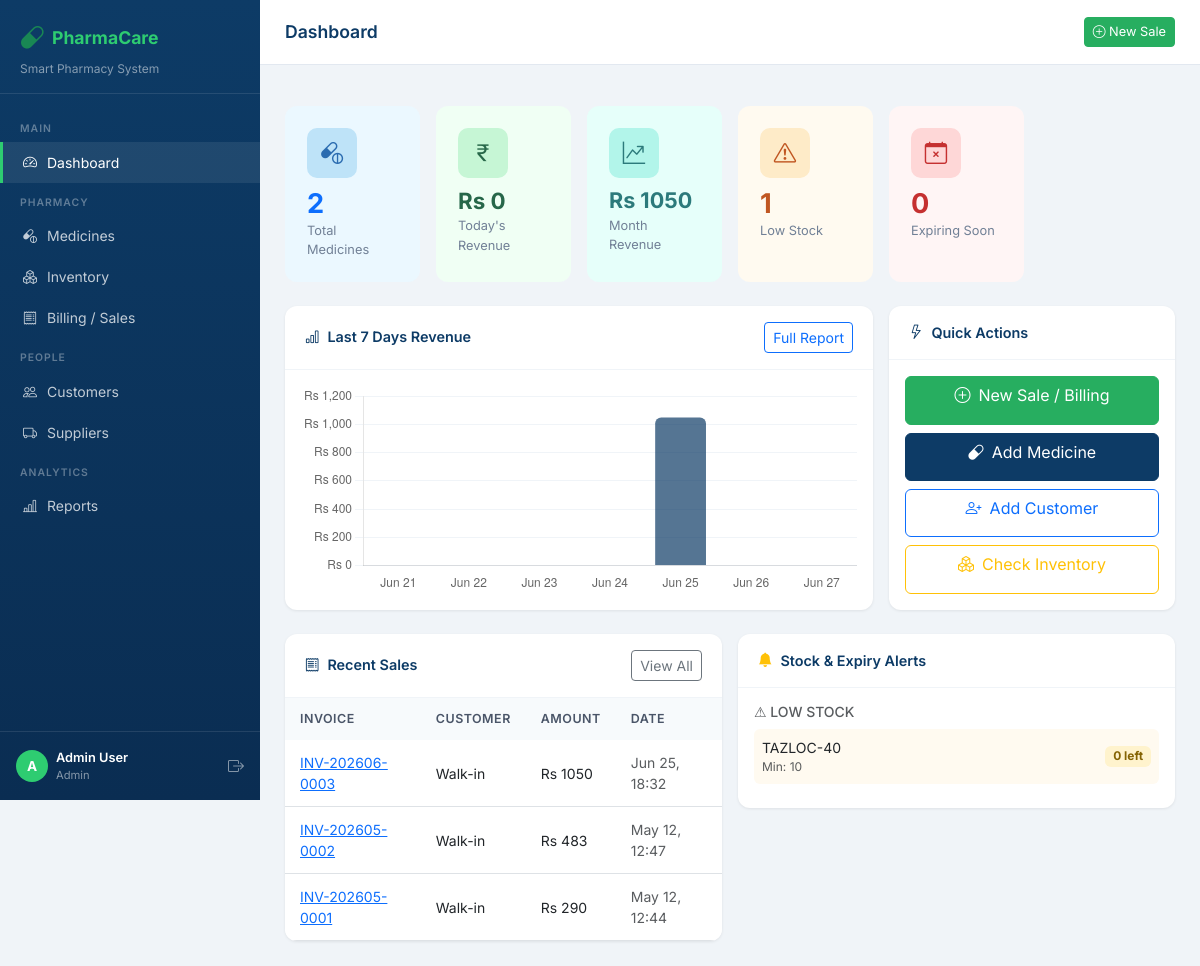
The app's page / (signed in) with its own data.
### core/models.py (models this page shows, shortened)
class Sale(models.Model):
    customer = models.ForeignKey(Customer, on_delete=models.SET_NULL, null=True, blank=True)
    staff = models.ForeignKey(User, on_delete=models.SET_NULL, null=True, blank=True)
    sale_date = models.DateTimeField(default=timezone.now)
    total_amount = models.DecimalField(max_digits=12, decimal_places=2, default=0)
    discount = models.DecimalField(max_digits=5, decimal_places=2, default=0)
    paid_amount = models.DecimalField(max_digits=12, decimal_places=2, default=0)
    notes = models.TextField(blank=True)
    invoice_number = models.CharField(max_length=50, unique=True)
    class Meta:
        ordering = ['-sale_date']

class Medicine(models.Model):
    name = models.CharField(max_length=200)
    generic_name = models.CharField(max_length=200, blank=True)
    category = models.ForeignKey(Category, on_delete=models.SET_NULL, null=True, blank=True)
    manufacturer = models.CharField(max_length=200)
    supplier = models.ForeignKey(Supplier, on_delete=models.SET_NULL, null=True, blank=True)
    price = models.DecimalField(max_digits=10, decimal_places=2)
    cost_price = models.DecimalField(max_digits=10, decimal_places=2, default=0)
    quantity = models.IntegerField(default=0)
    minimum_stock = models.IntegerField(default=10)
    expiry_date = models.DateField()
    batch_number = models.CharField(max_length=100, blank=True)
    description = models.TextField(blank=True)
    created_at = models.DateTimeField(auto_now_add=True)
    updated_at = models.DateTimeField(auto_now=True)
    class Meta:
        ordering = ['name']

### core/views.py (the view)
# urls.py: path('', views.dashboard, name='dashboard'),
@login_required
def dashboard(request):
    stats = ai_engine.dashboard_stats()
    recent_sales = Sale.objects.select_related('customer', 'staff').order_by('-sale_date')[:5]
    low_stock = Medicine.objects.filter(quantity__lt=F('minimum_stock'))[:5]
    expiring = Medicine.objects.filter(
        expiry_date__lte=timezone.now().date() + timedelta(days=30),
        expiry_date__gte=timezone.now().date()
    ).order_by('expiry_date')[:5]
    labels, revenues = [], []
    for i in range(6, -1, -1):
        d = timezone.now().date() - timedelta(days=i)
        rev = Sale.objects.filter(sale_date__date=d).aggregate(
            total=Sum('total_amount')
        )['total'] or 0
        labels.append(d.strftime('%b %d'))
        revenues.append(float(rev))
    context = {
        **stats,
        'recent_sales': recent_sales,
        'low_stock': low_stock,
        'expiring': expiring,
        'chart_labels': json.dumps(labels),
        'chart_revenues': json.dumps(revenues),
    }
    return render(request, 'core/dashboard.html', context)

### core/ai_engine.py (called while the page is built, shortened)
def get_date_range(days=30):
    end = timezone.now().date()
    start = end - timedelta(days=days)
    return start, end

def stockout_warning():
    from .models import Medicine, SaleItem
    start, _ = get_date_range(14)  # Use last 14 days for recent trend
    warnings = []
    medicines = Medicine.objects.filter(quantity__gt=0)
    for med in medicines:
        sold_14d = SaleItem.objects.filter(
            medicine=med,
            sale__sale_date__date__gte=start
        ).aggregate(total=Sum('quantity'))['total'] or 0
        if sold_14d == 0:
            continue  # Not selling, skip
        avg_daily = sold_14d / 14
        days_left = round(med.quantity / avg_daily) if avg_daily > 0 else 999
    warnings.sort(key=lambda x: x['days_until_stockout'])
    return warnings

### core/templates/core/dashboard.html (shortened to what this page needs)
{% extends 'core/base.html' %}
{% block page_title %}Dashboard{% endblock %}
{% block content %}
<div class="row g-3 mb-4">
  <div class="col-6 col-md-4 col-lg-2">
    <div class="stat-card card-blue h-100">
      <div class="stat-icon"><i class="bi bi-capsule-pill"></i></div>
      <div class="stat-value text-primary">{{ total_medicines }}</div>
      <div class="stat-label">Total Medicines</div>
    </div>
  </div>
  <div class="col-6 col-md-4 col-lg-2">
    <div class="stat-card card-green h-100">
      <div class="stat-icon"><i class="bi bi-currency-rupee"></i></div>
      <div class="stat-value" style="color:#276749;font-size:1.4rem;">Rs {{ today_revenue|floatformat:0 }}</div>
      <div class="stat-label">Today's Revenue</div>
    </div>
  </div>
  <div class="col-6 col-md-4 col-lg-2">
    <div class="stat-card card-teal h-100">
      <div class="stat-icon"><i class="bi bi-graph-up-arrow"></i></div>
      <div class="stat-value" style="color:#2c7a7b;font-size:1.35rem;">Rs {{ month_revenue|floatformat:0 }}</div>
      <div class="stat-label">Month Revenue</div>
    </div>
  </div>
  <div class="col-6 col-md-4 col-lg-2">
    <div class="stat-card card-orange h-100">
      <div class="stat-icon"><i class="bi bi-exclamation-triangle"></i></div>
      <div class="stat-value" style="color:#c05621;">{{ low_stock_count }}</div>
      <div class="stat-label">Low Stock</div>
    </div>
  </div>
  <div class="col-6 col-md-4 col-lg-2">
    <div class="stat-card card-red h-100">
      <div class="stat-icon"><i class="bi bi-calendar-x"></i></div>
      <div class="stat-value" style="color:#c53030;">{{ expiring_soon }}</div>
      <div class="stat-label">Expiring Soon</div>
    </div>
  </div>
</div>
<div class="row g-3 mb-4">
  <div class="col-lg-8">
    <div class="table-card card">
      <div class="card-header d-flex justify-content-between align-items-center">
        <span><i class="bi bi-bar-chart me-2"></i>Last 7 Days Revenue</span>
        <a href="{% url 'reports' %}" class="btn btn-sm btn-outline-primary">Full Report</a>
      </div>
      <div class="card-body" style="height:240px;">
        <canvas id="revenueChart"></canvas>
      </div>
    </div>
  </div>
  <div class="col-lg-4">
    <div class="table-card card h-100">
      <div class="card-header"><i class="bi bi-lightning me-2"></i>Quick Actions</div>
      <div class="card-body d-grid gap-2">
        <a href="{% url 'billing' %}" class="btn btn-success">
          <i class="bi bi-plus-circle me-2"></i>New Sale / Billing
        </a>
        <a href="{% url 'medicine_add' %}" class="btn btn-primary">
          <i class="bi bi-capsule me-2"></i>Add Medicine
        </a>
        <a href="{% url 'customer_add' %}" class="btn btn-outline-primary">
          <i class="bi bi-person-plus me-2"></i>Add Customer
        </a>
        <a href="{% url 'inventory' %}" class="btn btn-outline-warning">
          <i class="bi bi-boxes me-2"></i>Check Inventory
        </a>
      </div>
    </div>
  </div>
</div>
<div class="row g-3">
  <div class="col-lg-6">
    <div class="table-card card">
      <div class="card-header d-flex justify-content-between align-items-center">
        <span><i class="bi bi-receipt me-2"></i>Recent Sales</span>
        <a href="{% url 'sales_list' %}" class="btn btn-sm btn-outline-secondary">View All</a>
      </div>
      <div class="card-body p-0">
        <div class="table-responsive">
          <table class="table table-hover mb-0">
            <thead>
              <tr><th>Invoice</th><th>Customer</th><th>Amount</th><th>Date</th></tr>
            </thead>
            <tbody>
              {% for sale in recent_sales %}
              <tr>
                <td><a href="{% url 'sale_receipt' sale.pk %}" class="text-primary fw-600">{{ sale.invoice_number }}</a></td>
                <td>{{ sale.customer.name|default:"Walk-in" }}</td>
                <td class="fw-600">Rs {{ sale.total_amount|floatformat:0 }}</td>
                <td class="text-muted small">{{ sale.sale_date|date:"M d, H:i" }}</td>
              </tr>
              {% empty %}
              <tr><td colspan="4" class="text-center text-muted py-3">No sales yet</td></tr>
              {% endfor %}
            </tbody>
          </table>
        </div>
      </div>
    </div>
  </div>
  <div class="col-lg-6">
    <div class="table-card card">
      <div class="card-header"><i class="bi bi-bell-fill text-warning me-2"></i>Stock & Expiry Alerts</div>
      <div class="card-body">
        {% if low_stock %}
        <h6 class="small text-muted text-uppercase fw-600 mb-2">⚠ Low Stock</h6>
        {% for med in low_stock %}
        <div class="d-flex justify-content-between align-items-center mb-2 p-2 rounded" style="background:#fffaf0;">
          <div>
            <div class="fw-600 small">{{ med.name }}</div>
            <div class="text-muted" style="font-size:0.75rem;">Min: {{ med.minimum_stock }}</div>
          </div>
          <span class="badge badge-low">{{ med.quantity }} left</span>
        </div>
        {% endfor %}
        {% endif %}
      </div>
    </div>
  </div>
</div>
{% endblock %}
{% block extra_js %}
<script>
const ctx = document.getElementById('revenueChart').getContext('2d');
const labels = {{ chart_labels|safe }};
const data = {{ chart_revenues|safe }};
new Chart(ctx, {
  type: 'bar',
  data: {
    labels,
    datasets: [{
      label: 'Revenue (Rs)',
      data,
      backgroundColor: 'rgba(13,59,102,0.7)',
      borderRadius: 6,
    }]
  },
  options: {
    responsive: true,
    maintainAspectRatio: false,
    plugins: { legend: { display: false } },
    scales: {
      y: {
        beginAtZero: true,
        grid: { color: '#f0f4f8' },
        ticks: { callback: v => 'Rs ' + v.toLocaleString() }
      },
      x: { grid: { display: false } }
    }
  }
});
</script>
{% endblock %}

### core/templates/core/base.html (shortened to what this page needs)
<!DOCTYPE html>
<html lang="en">
<head>
  <link href="https://cdn.jsdelivr.net/npm/bootstrap@5.3.0/dist/css/bootstrap.min.css" rel="stylesheet"/>
  <link href="https://cdn.jsdelivr.net/npm/bootstrap-icons@1.11.0/font/bootstrap-icons.css" rel="stylesheet"/>
</head>
<body>
{% if user.is_authenticated %}
<div id="sidebar">
  <div class="sidebar-brand">
    <div class="d-flex align-items-center gap-2 mb-1">
      <i class="bi bi-capsule fs-4 text-success"></i>
      <h5>PharmaCare </h5>
    </div>
    <p>Smart Pharmacy System</p>
  </div>
  <nav class="sidebar-nav">
    <div class="nav-section-title">Main</div>
    <a href="{% url 'dashboard' %}" class="nav-link {% if request.resolver_match.url_name == 'dashboard' %}active{% endif %}">
      <i class="bi bi-speedometer2"></i> Dashboard
    </a>
    <div class="nav-section-title">Pharmacy</div>
    <a href="{% url 'medicine_list' %}" class="nav-link {% if 'medicine' in request.resolver_match.url_name %}active{% endif %}">
      <i class="bi bi-capsule-pill"></i> Medicines
    </a>
    <a href="{% url 'inventory' %}" class="nav-link {% if request.resolver_match.url_name == 'inventory' %}active{% endif %}">
      <i class="bi bi-boxes"></i> Inventory
    </a>
    <a href="{% url 'billing' %}" class="nav-link {% if 'billing' in request.resolver_match.url_name or 'sale' in request.resolver_match.url_name %}active{% endif %}">
      <i class="bi bi-receipt"></i> Billing / Sales
    </a>
    <div class="nav-section-title">People</div>
    <a href="{% url 'customer_list' %}" class="nav-link {% if 'customer' in request.resolver_match.url_name %}active{% endif %}">
      <i class="bi bi-people"></i> Customers
    </a>
    <a href="{% url 'supplier_list' %}" class="nav-link {% if 'supplier' in request.resolver_match.url_name %}active{% endif %}">
      <i class="bi bi-truck"></i> Suppliers
    </a>
    <div class="nav-section-title">Analytics</div>
    <a href="{% url 'reports' %}" class="nav-link {% if request.resolver_match.url_name == 'reports' %}active{% endif %}">
      <i class="bi bi-bar-chart-line"></i> Reports
    </a>
  </nav>
  <div class="mt-auto p-3" style="border-top:1px solid rgba(255,255,255,0.1); position:absolute; bottom:0; width:100%;">
    <div class="d-flex align-items-center gap-2">
      <div style="width:32px;height:32px;background:var(--accent);border-radius:50%;display:flex;align-items:center;justify-content:center;font-weight:700;color:#fff;font-size:0.85rem;">
        {{ user.username|first|upper }}
      </div>
      <div>
        <div style="color:#fff;font-size:0.8rem;font-weight:600;">{{ user.get_full_name|default:user.username }}</div>
        <div style="color:rgba(255,255,255,0.5);font-size:0.7rem;">{% if user.is_superuser %}Admin{% else %}Staff{% endif %}</div>
      </div>
      <a href="{% url 'logout' %}" class="ms-auto text-white opacity-50" title="Logout"><i class="bi bi-box-arrow-right"></i></a>
    </div>
  </div>
</div>
<div id="main-content">
  <div class="topbar">
    <div class="topbar-title">{% block page_title %}Dashboard{% endblock %}</div>
    <a href="{% url 'billing' %}" class="btn btn-success btn-sm">
      <i class="bi bi-plus-circle"></i> New Sale
    </a>
  </div>
  <div class="px-4 pt-3">
  </div>
  <div class="page-content">
    {% block content %}{% endblock %}
  </div>
</div>
{% else %}
  {% block auth_content %}{% endblock %}
{% endif %}
{% block extra_js %}{% endblock %}
</body>
</html>

### core/templates/core/base.html (style rules this page uses)
:root { --primary: #0d3b66; --primary-light: #1a5276; --accent: #2ecc71; --accent-dark: #27ae60; --sidebar-width: 260px; --topbar-height: 65px; }
* { font-family: 'Inter', sans-serif; }
body { background: #f0f4f8; color: #2d3748; }
#sidebar { width: var(--sidebar-width); min-height: 100vh; background: linear-gradient(180deg, var(--primary) 0%, #0a2d52 100%); position: fixed; top: 0; left: 0; z-index: 100; transition: all 0.3s; overflow-y: auto; }
.sidebar-brand { padding: 20px 20px 15px; border-bottom: 1px solid rgba(255,255,255,0.1); }
.sidebar-brand h5 { color: var(--accent); font-weight: 700; font-size: 1.1rem; margin: 0; }
.sidebar-brand p { color: rgba(255,255,255,0.5); font-size: 0.75rem; margin: 0; }
.sidebar-nav { padding: 15px 0; }
.nav-section-title { color: rgba(255,255,255,0.35); font-size: 0.65rem; font-weight: 600; letter-spacing: 1px; text-transform: uppercase; padding: 12px 20px 5px; }
.sidebar-nav .nav-link { color: rgba(255,255,255,0.75); padding: 10px 20px; border-radius: 0; font-size: 0.875rem; font-weight: 400; display: flex; align-items: center; gap: 10px; transition: all 0.2s; border-left: 3px solid transparent; }
.sidebar-nav .nav-link:hover, .sidebar-nav .nav-link.active { background: rgba(255,255,255,0.08); color: #fff; border-left-color: var(--accent); }
#main-content { margin-left: var(--sidebar-width); min-height: 100vh; }
.topbar { height: var(--topbar-height); background: #fff; border-bottom: 1px solid #e2e8f0; display: flex; align-items: center; padding: 0 25px; position: sticky; top: 0; z-index: 99; gap: 15px; }
.topbar-title { font-size: 1.1rem; font-weight: 600; color: var(--primary); flex: 1; }
.topbar .btn-sm { font-size: 0.8rem; }
.page-content { padding: 25px; }
.stat-card { border: none; border-radius: 12px; padding: 22px; position: relative; overflow: hidden; transition: transform 0.2s; }
.stat-card .stat-icon { width: 50px; height: 50px; border-radius: 10px; display: flex; align-items: center; justify-content: center; font-size: 1.4rem; margin-bottom: 12px; }
.stat-card .stat-value { font-size: 1.7rem; font-weight: 700; line-height: 1; }
.stat-card .stat-label { font-size: 0.8rem; color: #718096; margin-top: 4px; }
.card-blue { background: #ebf8ff; }
.card-blue .stat-icon { background: #bee3f8; color: #2b6cb0; }
.card-green { background: #f0fff4; }
.card-green .stat-icon { background: #c6f6d5; color: #276749; }
.card-orange { background: #fffaf0; }
.card-orange .stat-icon { background: #feebc8; color: #c05621; }
.card-red { background: #fff5f5; }
.card-red .stat-icon { background: #fed7d7; color: #c53030; }
.card-teal { background: #e6fffa; }
.card-teal .stat-icon { background: #b2f5ea; color: #2c7a7b; }
.table-card { background: #fff; border-radius: 12px; border: none; box-shadow: 0 1px 3px rgba(0,0,0,0.08); overflow: hidden; }
.table-card .card-header { background: transparent; border-bottom: 1px solid #f0f4f8; padding: 16px 20px; font-weight: 600; font-size: 0.9rem; color: var(--primary); }
.table thead th { background: #f7fafc; color: #4a5568; font-size: 0.78rem; font-weight: 600; text-transform: uppercase; letter-spacing: 0.5px; border-bottom: none; padding: 12px 15px; }
.table td { padding: 12px 15px; vertical-align: middle; font-size: 0.875rem; }
.badge-low { background: #fff3cd; color: #856404; }
.btn-primary { background: var(--primary); border-color: var(--primary); }
.btn-success { background: var(--accent-dark); border-color: var(--accent-dark); }

### records on screen
Sale: invoice_number "INV-202606-0003", customer.name "Walk-in", total_amount "1050", sale_date "Jun 25, 18:32"
Sale: invoice_number "INV-202605-0002", customer.name "Walk-in", total_amount "483", sale_date "May 12, 12:47"
Sale: invoice_number "INV-202605-0001", customer.name "Walk-in", total_amount "290", sale_date "May 12, 12:44"
Medicine: name "TAZLOC-40", minimum_stock "10", quantity "0"

### other values on screen
{{ user.username|first|upper }} "A"
{{ user.get_full_name|default:user.username }} "Admin User"
{{ total_medicines }} "2"
{{ today_revenue|floatformat:0 }} "0"
{{ month_revenue|floatformat:0 }} "1050"
{{ low_stock_count }} "1"
{{ expiring_soon }} "0"
chart data {{ chart_revenues|safe }} [0.0, 0.0, 0.0, 0.0, 1050.0, 0.0, 0.0]
